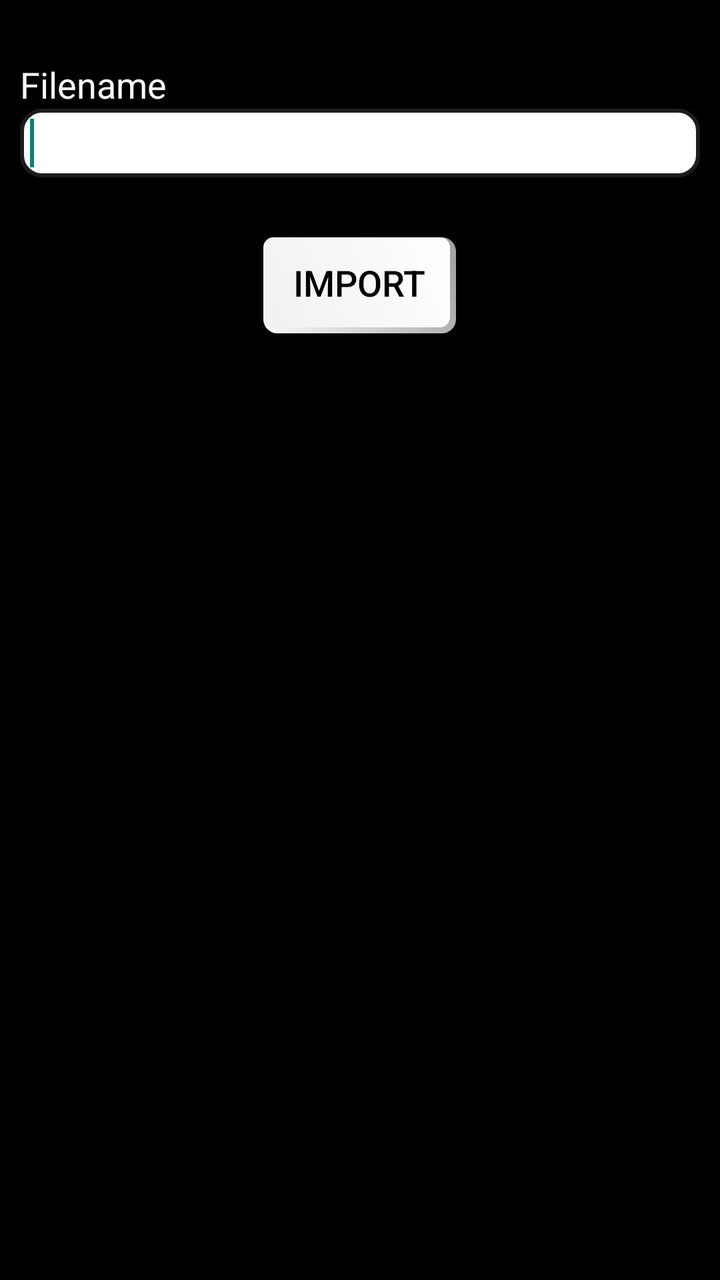
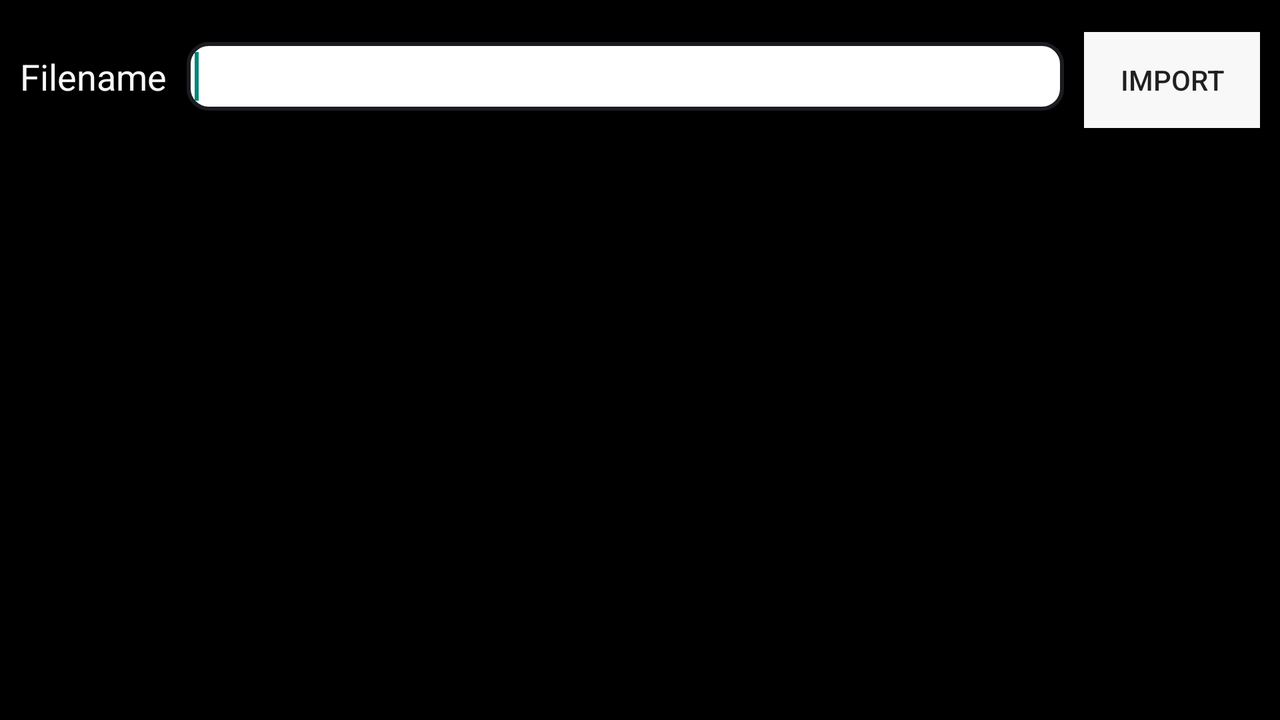

Two renders of one Android screen. The first uses the default layout on a phone; the second uses the alternative layout the repository ships for a different screen configuration, on a matching device. The two XML files are below.
<!-- AndroidManifest.xml: application theme Theme.Jotemdown -->
<!-- res/layout/import_notes.xml -->
<?xml version="1.0" encoding="utf-8"?>
<LinearLayout xmlns:android="http://schemas.android.com/apk/res/android"
    android:layout_width="fill_parent"
    android:layout_height="fill_parent"
    android:background="@color/black"
    android:gravity="center_horizontal"
    android:orientation="vertical" >

    <TextView
        android:id="@+id/lblRestoreFile"
        android:layout_width="wrap_content"
        android:layout_height="wrap_content"
        android:layout_gravity="left"
        android:layout_marginLeft="10dp"
        android:layout_marginTop="@dimen/top_margin_xxlarge"
        android:text="@string/lbl_restore_file"
        android:textAppearance="?android:attr/textAppearanceMedium"
        android:textColor="@color/grey" />

    <EditText
        android:id="@+id/txtImportFile"
        android:layout_width="match_parent"
        android:layout_height="wrap_content"
        android:layout_gravity="center"
        android:layout_marginLeft="10dp"
        android:layout_marginRight="10dp"
        android:background="@drawable/rounded_corner"
        android:inputType="textNoSuggestions"
        android:paddingBottom="5dp"
        android:paddingLeft="5dp"
        android:paddingTop="5dp" >

        <requestFocus />
    </EditText>

    <Button
        android:id="@+id/btnImport"
        style="@style/fancy_button"
        android:layout_gravity="center_horizontal"
        android:layout_marginTop="@dimen/top_margin_xxlarge"
        android:text="@string/btn_import" />

</LinearLayout>
<!-- resources referenced by this layout -->
<resources>
  <color name="black">#000000</color>
  <color name="grey">#f8f8f8</color>
  <dimen name="top_margin_xxlarge">30dp</dimen>
  <string name="btn_import">Import</string>
  <string name="lbl_restore_file">Filename</string>
  <style name="fancy_button">
          <item name="android:layout_width">wrap_content</item>
          <item name="android:layout_height">wrap_content</item>
          <item name="android:textColor">@color/button_text_color</item>
          <item name="android:textSize">18dp</item>
          <item name="android:paddingLeft">15dp</item>
          <item name="android:paddingRight">15dp</item>
          <item name="android:background">@drawable/button_shape_shadowed</item>
      </style>
  <style name="PopupMenu.Jotemdown" parent="@style/Widget.AppCompat.Light.PopupMenu">
  
          
          <item name="android:popupBackground">@drawable/ab_solid_jotemdown</item>
      </style>
  <style name="DropDownListView.Jotemdown" parent="@style/Widget.AppCompat.Light.ListView.DropDown">
          <item name="android:listSelector">@drawable/selectable_background_jotemdown</item>
          <item name="android:divider">@color/black</item>
          <item name="android:dividerHeight">1dp</item>
          
      </style>
  <style name="ActionBarTabStyle.Jotemdown" parent="@style/Widget.AppCompat.Light.ActionBar.TabView">
          <item name="android:background">@drawable/tab_indicator_ab_jotemdown</item>
          <item name="android:showDividers">middle</item>
          <item name="android:divider">@color/black</item>
      </style>
  <style name="DropDownNav.Jotemdown" parent="@style/Widget.AppCompat.Light.Spinner.DropDown.ActionBar">
          <item name="android:background">@drawable/spinner_background_ab_jotemdown</item>
          <item name="android:popupBackground">@drawable/menu_dropdown_panel_jotemdown</item>
          <item name="android:dropDownSelector">@drawable/selectable_background_jotemdown</item>
      </style>
  <style name="ActionButton.CloseMode.Jotemdown" parent="@style/Widget.AppCompat.Light.ActionButton.CloseMode">
          <item name="android:background">@drawable/btn_cab_done_jotemdown</item>
      </style>
  <color name="very_dark_grey">#a0a0a0</color>
  <color name="white">#ffffff</color>
  <!-- drawable selector_button (drawable) -->
  <?xml version="1.0" encoding="utf-8"?>
  <selector xmlns:android="http://schemas.android.com/apk/res/android">
  
      <item
          android:drawable="@drawable/button_shape_normal"
          android:state_enabled="true"/>
      <item
          android:drawable="@drawable/button_shape_disabled"
          android:state_enabled="false"/>
  
  </selector>
  <style name="ProgressBar.Jotemdown" parent="@style/Widget.AppCompat.ProgressBar.Horizontal">
          <item name="android:progressDrawable">@drawable/progress_horizontal_jotemdown</item>
      </style>
  <style name="ActionBarTitleText.Jotemdown" parent="@android:style/TextAppearance.Medium">
          <item name="android:textSize">16sp</item>
          <item name="android:textStyle">bold</item>
          <item name="android:textColor">#000099</item>
      </style>
  <!-- drawable button_shape_normal (drawable) -->
  <?xml version="1.0" encoding="utf-8"?>
  <shape xmlns:android="http://schemas.android.com/apk/res/android"
      android:shape="rectangle" >
  
      
      <corners android:radius="5dp" >
      </corners>
  
      <gradient
          android:angle="225"
          android:endColor="@color/dark_grey"
          android:startColor="@color/white" />
  
  </shape>
  <!-- drawable button_shape_disabled (drawable) -->
  <?xml version="1.0" encoding="utf-8"?>
  <shape
      xmlns:android="http://schemas.android.com/apk/res/android"
      android:shape="rectangle">
   
      
      <corners
          android:radius="5dp"   >
      </corners>
      
      <gradient
      android:angle="270"
      android:endColor="@color/grey"
      android:startColor="@color/dark_grey" />
   
  </shape>
  <color name="dark_grey">#f0f0f0</color>
</resources>
<!-- res/layout-land/import_notes.xml (the author's variant of the layout above) -->
<!-- drawn on the phone turned sideways -->
<?xml version="1.0" encoding="utf-8"?>
<LinearLayout xmlns:android="http://schemas.android.com/apk/res/android"
    android:layout_width="fill_parent"
    android:layout_height="fill_parent"
    android:background="@color/black"
    android:focusable="true"
    android:focusableInTouchMode="true"
    android:orientation="horizontal"
    android:paddingTop="@dimen/top_margin_large" >

    <TextView
        android:id="@+id/lblImportFile"
        android:layout_width="wrap_content"
        android:layout_height="wrap_content"
        android:layout_marginLeft="10dp"
        android:text="@string/lbl_restore_file"
        android:textAppearance="?android:attr/textAppearanceMedium"
        android:textColor="@color/grey" />

    <EditText
        android:id="@+id/txtImportFile"
        android:layout_width="0dp"
        android:layout_height="wrap_content"
        android:layout_marginLeft="10dp"
        android:layout_marginRight="10dp"
        android:layout_toRightOf="@+id/lblImportFile"
        android:layout_weight="1"
        android:background="@drawable/rounded_corner"
        android:imeOptions="flagNoExtractUi"
        android:inputType="textNoSuggestions"
        android:minEms="15"
        android:paddingBottom="5dp"
        android:paddingTop="5dp" >

        <requestFocus />
    </EditText>

    <Button
        android:id="@+id/btnImport"
        android:layout_width="wrap_content"
        android:layout_height="wrap_content"
        android:layout_marginRight="10dp"
        android:layout_toRightOf="@+id/txtImportFile"
        android:background="@color/grey"
        android:gravity="center"
        android:paddingLeft="15dp"
        android:paddingRight="15dp"
        android:text="@string/btn_import" />

</LinearLayout>
<!-- resources referenced by the variant -->
<!-- as the phone turned sideways resolves them -->
<resources>
  <color name="black">#000000</color>
  <color name="grey">#f8f8f8</color>
  <dimen name="top_margin_large">16dp</dimen>
  <!-- drawable rounded_corner (drawable) -->
  <?xml version="1.0" encoding="utf-8"?>
  <shape
      xmlns:android="http://schemas.android.com/apk/res/android"
      android:shape="rectangle">
   
      
      <solid
          android:color="#ffffff" >
      </solid> 
   
      
      <stroke
          android:width="2dp"
          android:color="#1c1b20" >
      </stroke>
   
      
      <padding
          android:left="4dp"
          android:top="4dp"
          android:right="4dp"
          android:bottom="4dp"    >
      </padding>
   
      
      <corners
          android:radius="10dp"   >
      </corners>
   
  </shape>
  <string name="btn_import">Import</string>
  <string name="lbl_restore_file">Filename</string>
  <!-- drawable selectable_background_jotemdown (drawable) -->
  <?xml version="1.0" encoding="utf-8"?>
  <selector xmlns:android="http://schemas.android.com/apk/res/android"
          android:exitFadeDuration="@android:integer/config_mediumAnimTime" >
      <item android:state_pressed="false" android:state_focused="true" android:drawable="@drawable/list_focused_jotemdown" />
      <item android:state_pressed="true" android:drawable="@drawable/list_pressed_jotemdown" />
      <item android:drawable="@android:color/transparent" />
  </selector>
  <style name="PopupMenu.Jotemdown" parent="@style/Widget.AppCompat.Light.PopupMenu">
  
          
          <item name="android:popupBackground">@drawable/ab_solid_jotemdown</item>
      </style>
  <style name="DropDownListView.Jotemdown" parent="@style/Widget.AppCompat.Light.ListView.DropDown">
          <item name="android:listSelector">@drawable/selectable_background_jotemdown</item>
          <item name="android:divider">@color/black</item>
          <item name="android:dividerHeight">1dp</item>
          
      </style>
  <style name="ActionBarTabStyle.Jotemdown" parent="@style/Widget.AppCompat.Light.ActionBar.TabView">
          <item name="android:background">@drawable/tab_indicator_ab_jotemdown</item>
          <item name="android:showDividers">middle</item>
          <item name="android:divider">@color/black</item>
      </style>
  <style name="DropDownNav.Jotemdown" parent="@style/Widget.AppCompat.Light.Spinner.DropDown.ActionBar">
          <item name="android:background">@drawable/spinner_background_ab_jotemdown</item>
          <item name="android:popupBackground">@drawable/menu_dropdown_panel_jotemdown</item>
          <item name="android:dropDownSelector">@drawable/selectable_background_jotemdown</item>
      </style>
  <style name="ActionButton.CloseMode.Jotemdown" parent="@style/Widget.AppCompat.Light.ActionButton.CloseMode">
          <item name="android:background">@drawable/btn_cab_done_jotemdown</item>
      </style>
  <style name="ProgressBar.Jotemdown" parent="@style/Widget.AppCompat.ProgressBar.Horizontal">
          <item name="android:progressDrawable">@drawable/progress_horizontal_jotemdown</item>
      </style>
  <style name="ActionBarTitleText.Jotemdown" parent="@android:style/TextAppearance.Medium">
          <item name="android:textSize">16sp</item>
          <item name="android:textStyle">bold</item>
          <item name="android:textColor">#000099</item>
      </style>
  <!-- drawable btn_cab_done_jotemdown (drawable) -->
  <?xml version="1.0" encoding="utf-8"?>
  <selector xmlns:android="http://schemas.android.com/apk/res/android">
      <item android:state_pressed="true"
          android:drawable="@drawable/btn_cab_done_pressed_jotemdown" />
      <item android:state_focused="true" android:state_enabled="true"
          android:drawable="@drawable/btn_cab_done_focused_jotemdown" />
      <item android:state_enabled="true"
          android:drawable="@drawable/btn_cab_done_default_jotemdown" />
  </selector>
</resources>
